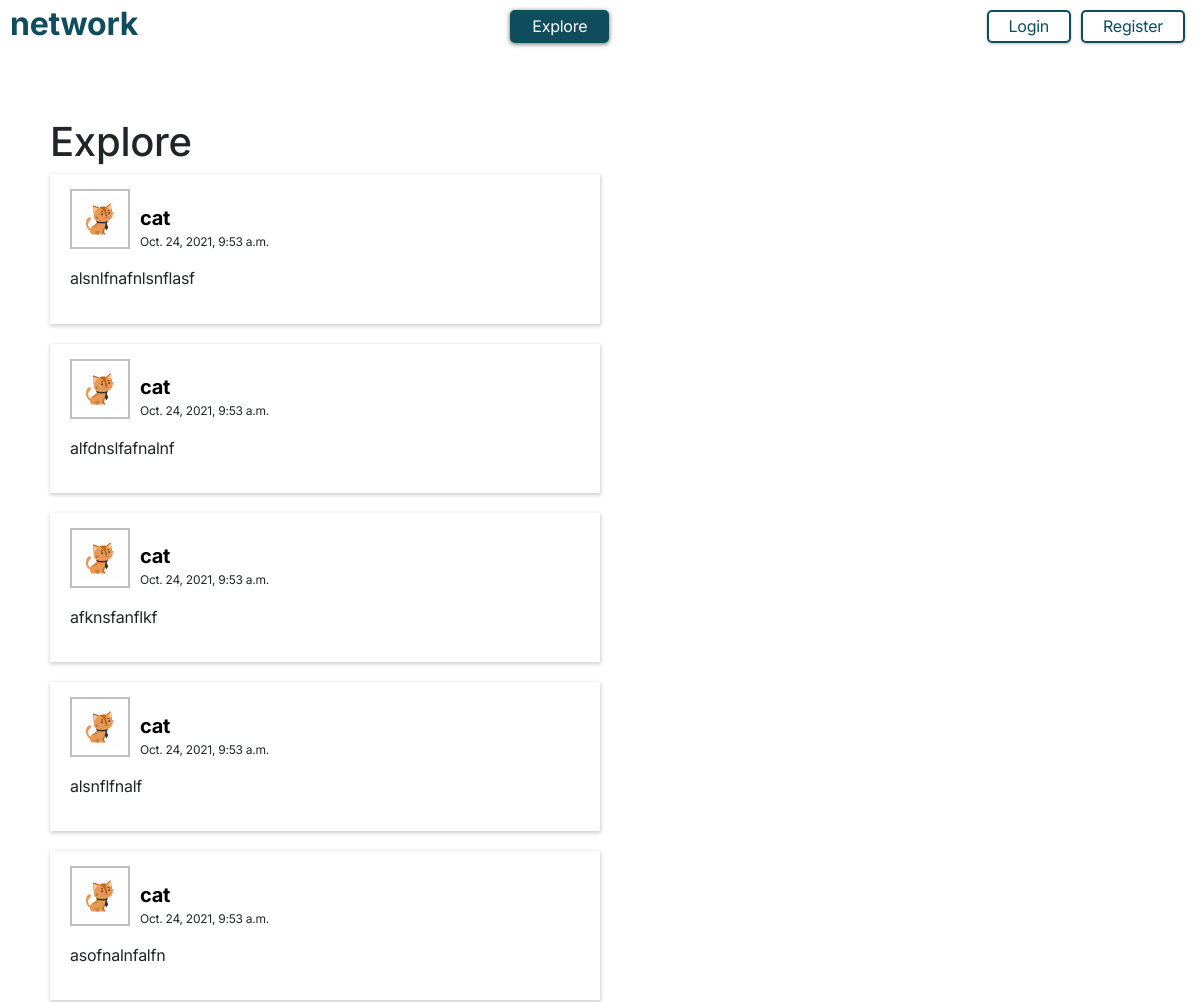
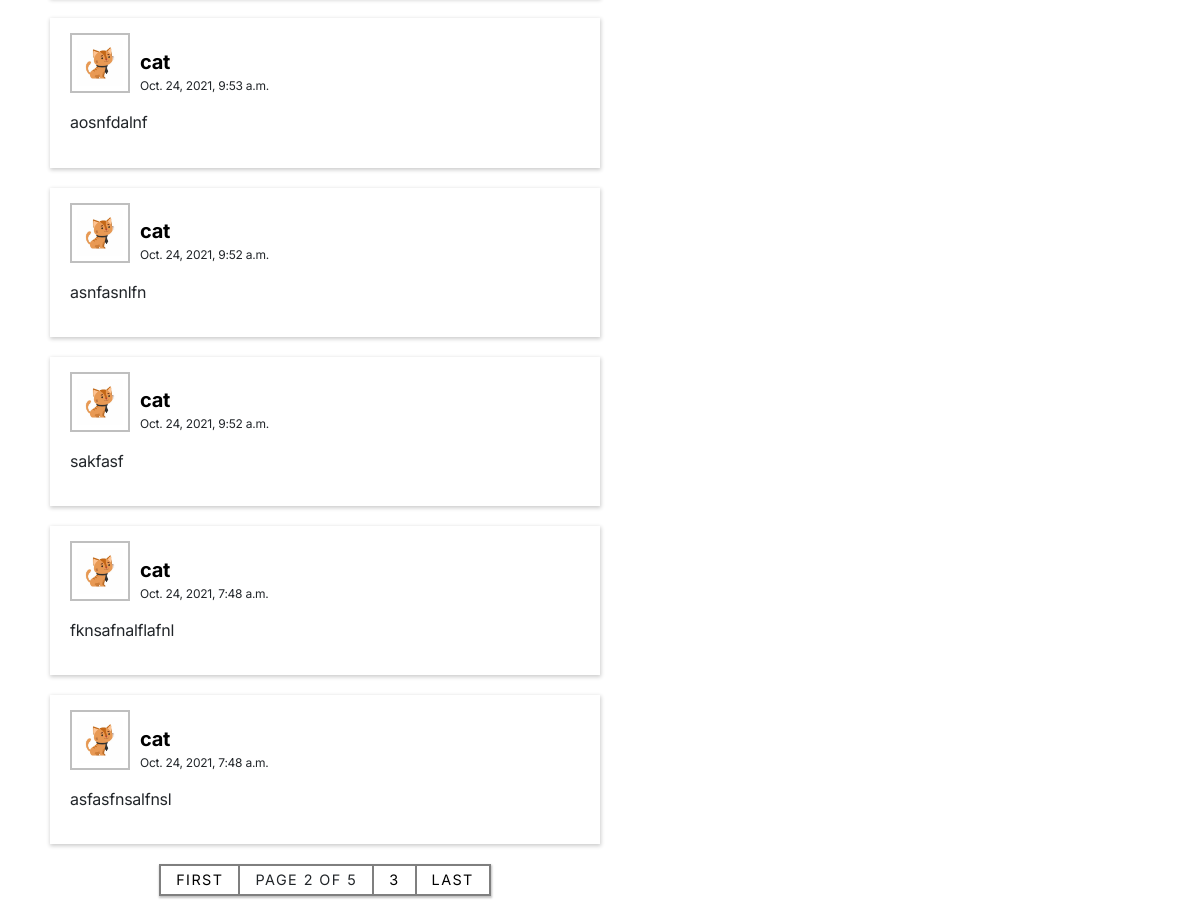
Screenshot of /?page=2 with the database file from the repository (2 pictures, top to bottom).
### network/models.py (models this page shows, shortened)
class Post(models.Model):
    content = models.TextField(null=False, blank=False)
    author = models.ForeignKey(User, on_delete=models.CASCADE, related_name="posts")
    likes = models.ManyToManyField(User, related_name="posts_liked")
    created_at = models.DateTimeField(auto_now_add=True)
    last_modified_at = models.DateTimeField(auto_now=True)

class User(AbstractUser):
    created_at = models.DateTimeField(auto_now_add=True)
    last_modified_at = models.DateTimeField(auto_now=True)
    followers = models.ManyToManyField('User', related_name="following")
    profile_picture = models.ImageField(upload_to="images/", null=True)
    bio = models.CharField(max_length=512, null=True, blank=True)
    def profile_picture_url(self):
        default_url = "/media/images/default-profile-pic.png"
        if self.profile_picture:
            return self.profile_picture.url
        else:
            return default_url

### network/views.py (the view)
# urls.py: path("", views.index, name="index"),
def index(request):
    posts = Post.objects.all().order_by('-created_at')
    paginator = Paginator(posts, 10)
    posts_page = None
    if request.GET.get("page") is None or int(request.GET.get("page")) < 1:
        posts_page = paginator.page(1)
    elif int(request.GET.get("page")) > paginator.num_pages:
        posts_page = paginator.page(paginator.num_pages)
    else:
        posts_page = paginator.page(int(request.GET.get("page")))
    for post in posts_page:
        post.like_count = post.likes.all().count
        if request.user.is_authenticated:
            post.user_likes = request.user in post.likes.all()
    return render(request, "network/index.html", {
        "posts_page": posts_page
    })

### network/templatetags/inclusiontag.py (called while the page is built)
@register.inclusion_tag('network/posts.html', takes_context=True)
def display_posts(context):
    return {"posts_page": context['posts_page'],
            "user": context['user']
            }

### network/templates/network/index.html (shortened to what this page needs)
{% extends "network/layout.html" %} {% block body %}
<div id="index-page">
	<section id="posts">
		<h1>Explore</h1>
		{% if not posts_page %}
		<div>No posts yet.</div>
		{% else %} {% load inclusiontag %} {% display_posts %} {% endif %}
	</section>
</div>
{% endblock %}

### network/templates/network/posts.html (shortened to what this page needs)
<div id="post-cards">
	{% for post in posts_page %}
	<article class="post-card" data-post_id="{{post.id}}">
		<div class="post-top">
			<div class="post-info">
				<a class="profile-picture" href="{% url 'profile' post.author %}">
					<img src="{{post.author.profile_picture_url}}" />
				</a>
				<div>
					<a href="{% url 'profile' post.author %}"> {{post.author}} </a>
					<span>{{post.created_at}}</span>
				</div>
			</div>
		</div>
		<div class="post-content">{{post.content}}</div>
		<div class="post-likes">
		</div>
	</article>
	{% endfor %}
</div>
<div id="posts-pagination">
	<span>
		{%if posts_page.has_previous%}
		<div>
			<a href="?page=1">First</a>
		</div>
		 {%endif%}
		<div class="current-page">
			Page {{posts_page.number}} of {{posts_page.paginator.num_pages}}
		</div>
		{%if posts_page.has_next%}
		{%if posts_page.next_page_number != posts_page.paginator.num_pages%}
		<div>
			<a href="?page={{posts_page.next_page_number}}"
				>{{posts_page.next_page_number}}</a
			>
		</div>
		{%endif%}
		<div>
			<a href="?page={{posts_page.paginator.num_pages}}">Last</a>
		</div>
		{% endif %}
	</span>
</div>

### network/static/network/css/styles.css (style rules this page uses)
body { font-family: "Inter", sans-serif; font-size: 16px; letter-spacing: -0.25px; line-height: 1.2; }
a { text-decoration: none; color: black; outline: none; }
#index-page section, #following-page section { width: 50%; margin: 20px 0; min-width: 400px; }
#post-cards { display: flex; flex-direction: column; gap: 20px; }
#post-cards .post-card { background-color: white; box-shadow: 0px 1px 4px 0.5px rgba(0, 0, 0, 0.2); padding: 10px 20px; }
#post-cards .post-card > div { padding: 5px 0; }
#post-cards .post-card .post-top { display: flex; align-items: flex-end; justify-content: space-between; }
#post-cards .post-card .post-top .post-info { display: flex; align-items: flex-end; gap: 10px; }
#post-cards .post-card .post-top .post-info div { display: flex; flex-direction: column; gap: 5px; }
#post-cards .post-card .post-top .post-info div a { font-weight: 700; font-size: 1.25em; transition: ease-in-out; transition-duration: 0.2s; }
#post-cards .post-card .post-top .post-info div span { font-size: 0.75em; }
#post-cards .post-card .post-top .post-info .profile-picture { border: 2px solid rgba(0, 0, 0, 0.25); height: 60px; width: 60px; padding: 5px; display: flex; justify-content: center; align-items: center; }
#post-cards .post-card .post-top .post-info .profile-picture img { max-height: 100%; max-width: 100%; transition: ease-in-out; transition-duration: 0.2s; }
#post-cards .post-card .post-content { margin: 10px 0; white-space: pre-line; transition: ease-in-out; transition-duration: 5s; }
#post-cards .post-card .post-likes { letter-spacing: -0.75px; }
#posts-pagination { margin: 20px 0px; }
#posts-pagination > span { display: flex; width: fit-content; margin: 0px auto; align-items: center; background-color: rgba(0, 0, 0, 0.5); gap: 2px; padding: 2px; box-shadow: 0px 1px 2px 0.5px rgba(0, 0, 0, 0.25); }
#posts-pagination > span > div { display: flex; background-color: white; text-transform: uppercase; font-size: 0.9em; letter-spacing: 0.1em; }
#posts-pagination > span > div a { padding: 5px 15px; transition: ease-in-out; transition-duration: 0.2s; }
#posts-pagination > span .current-page { padding: 5px 15px; }

### rows the page displays
Post: author.profile_picture_url (picture), author "cat", created_at "Oct. 24, 2021, 9:53 a.m.", content "alsnlfnafnlsnflasf"
Post: author.profile_picture_url (picture), author "cat", created_at "Oct. 24, 2021, 9:53 a.m.", content "alfdnslfafnalnf"
Post: author.profile_picture_url (picture), author "cat", created_at "Oct. 24, 2021, 9:53 a.m.", content "afknsfanflkf"
Post: author.profile_picture_url (picture), author "cat", created_at "Oct. 24, 2021, 9:53 a.m.", content "alsnflfnalf"
Post: author.profile_picture_url (picture), author "cat", created_at "Oct. 24, 2021, 9:53 a.m.", content "asofnalnfalfn"
Post: author.profile_picture_url (picture), author "cat", created_at "Oct. 24, 2021, 9:53 a.m.", content "aosnfdalnf"
Post: author.profile_picture_url (picture), author "cat", created_at "Oct. 24, 2021, 9:52 a.m.", content "asnfasnlfn"
Post: author.profile_picture_url (picture), author "cat", created_at "Oct. 24, 2021, 9:52 a.m.", content "sakfasf"
Post: author.profile_picture_url (picture), author "cat", created_at "Oct. 24, 2021, 7:48 a.m.", content "fknsafnalflafnl"
Post: author.profile_picture_url (picture), author "cat", created_at "Oct. 24, 2021, 7:48 a.m.", content "asfasfnsalfnsl"

### other values shown
{{ posts_page.number }} "2"
{{ posts_page.paginator.num_pages }} "5"
{{ posts_page.next_page_number }} "3"
